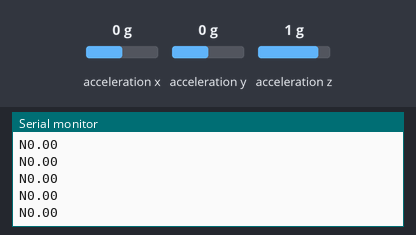
Recording of a sketch running on a simulated Arduino Uno, built with avr-gcc and run on an emulated ATmega328P. On the bench: the last lines printed to the serial monitor. Wiring (inferred from the names in the program): ADXL345 accelerometer at I2C address 0x53. The inputs (shaded band) are chosen by the test bench; at power-on: acceleration x 0 g, acceleration y 0 g, acceleration z 1 g.

Above: at 1.3 s.
1.4 s: acceleration x set to -1.4 g
At 1.44 s:
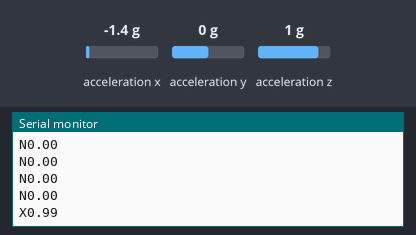
3.3 s: acceleration y set to -1.4 g
At 3.39 s:
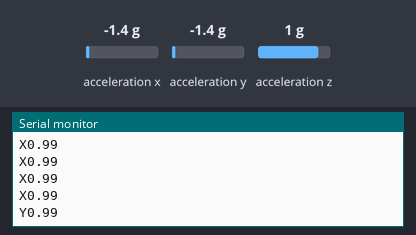
5.2 s: acceleration y set to -0.8 g
At 5.23 s:
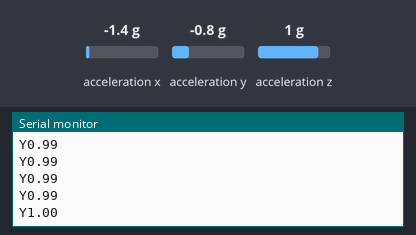

Measured:
- after the input at 1.4 s, the serial monitor: prints a new line at once (image 1)
- after the input at 3.3 s, the serial monitor: prints a new line after 0.08 s (image 2)
- after the input at 5.2 s, the serial monitor: prints a new line at once (image 3)

The sketch:

LuvaAcel.ino
```cpp
// Acelerômetro ADXL345
#include <Wire.h>

#define Register_ID 0
#define Register_2D 0x2D
#define Register_X0 0x32
#define Register_X1 0x33
#define Register_Y0 0x34
#define Register_Y1 0x35
#define Register_Z0 0x36
#define Register_Z1 0x37

/*Define uma tolerância na inclinação para que qualquer movimento
simples não seja interpretado como um comando.*/
#define TOL 0.3f

//Endereco I2C do sensor : 83 em decimal ou 0x53
int ADXAddress = 0x53;  //Endereço 7-bit do sensor I2C
int reading = 0;
int val = 0;
int X0, X1, X_out;
int Y0, Y1, Y_out;
int Z1, Z0, Z_out;
double Xg, Yg, Zg;

void RecebeAcel();

void setup() {
    Wire.begin();
    Serial.begin(38400);
    delay(100);
    Wire.beginTransmission(ADXAddress);  //Inicia a transmissão com o dispositivo I2C
    Wire.write(Register_2D);
    Wire.write(8);
    Wire.endTransmission();  //Finaliza transmissão
}

void loop() {
    /*Faz a leitura do acelerômetro e depois escreve na porta serial a leitura do mesmo,
    isso já é o suficiente para que o bluetooth do carrinho consiga receber os dados.*/
    RecebeAcel();
    if (Xg > TOL || Xg < -TOL || Yg < -TOL || Yg > TOL) {
        if (Yg < -TOL && Yg >= -1) {  //Frente
            Serial.print("Y");
            Serial.println(Yg);
        } else if (Yg > TOL && Yg <= 1) {  //Tras
            Serial.print("Y");
            Serial.println(Yg);
        } else if (Xg > TOL && Xg <= 1) {  //Direita
            Serial.print("X");
            Serial.println(Xg);
        } else if (Xg < -TOL && Xg >= -1) {  //Esquerda
            Serial.print("X");
            Serial.println(Xg);
        }
    } else {
        Serial.print("N");
        Serial.println(0.0);
    }

    delay(100);
}

//Função que recebe e interpreta os dados do acelerômetro
void RecebeAcel() {
    //------------------X
    Wire.beginTransmission(ADXAddress);
    Wire.write(Register_X0);
    Wire.write(Register_X1);
    Wire.endTransmission();
    Wire.requestFrom(ADXAddress, 2);
    if (Wire.available() <= 2) {
        X0 = Wire.read();
        X1 = Wire.read();
        X1 = X1 << 8;
        X_out = X0 + X1;
    }

    //------------------Y
    Wire.beginTransmission(ADXAddress);
    Wire.write(Register_Y0);
    Wire.write(Register_Y1);
    Wire.endTransmission();
    Wire.requestFrom(ADXAddress, 2);
    if (Wire.available() <= 2) {
        Y0 = Wire.read();
        Y1 = Wire.read();
        Y1 = Y1 << 8;
        Y_out = Y0 + Y1;
    }
    //------------------Z
    Wire.beginTransmission(ADXAddress);
    Wire.write(Register_Z0);
    Wire.write(Register_Z1);
    Wire.endTransmission();
    Wire.requestFrom(ADXAddress, 2);
    if (Wire.available() <= 2) {
        Z0 = Wire.read();
        Z1 = Wire.read();
        Z1 = Z1 << 8;
        Z_out = Z0 + Z1;
    }

    Xg = X_out / 256.0;
    Yg = Y_out / 256.0;
    Zg = Z_out / 256.0;
}
```
